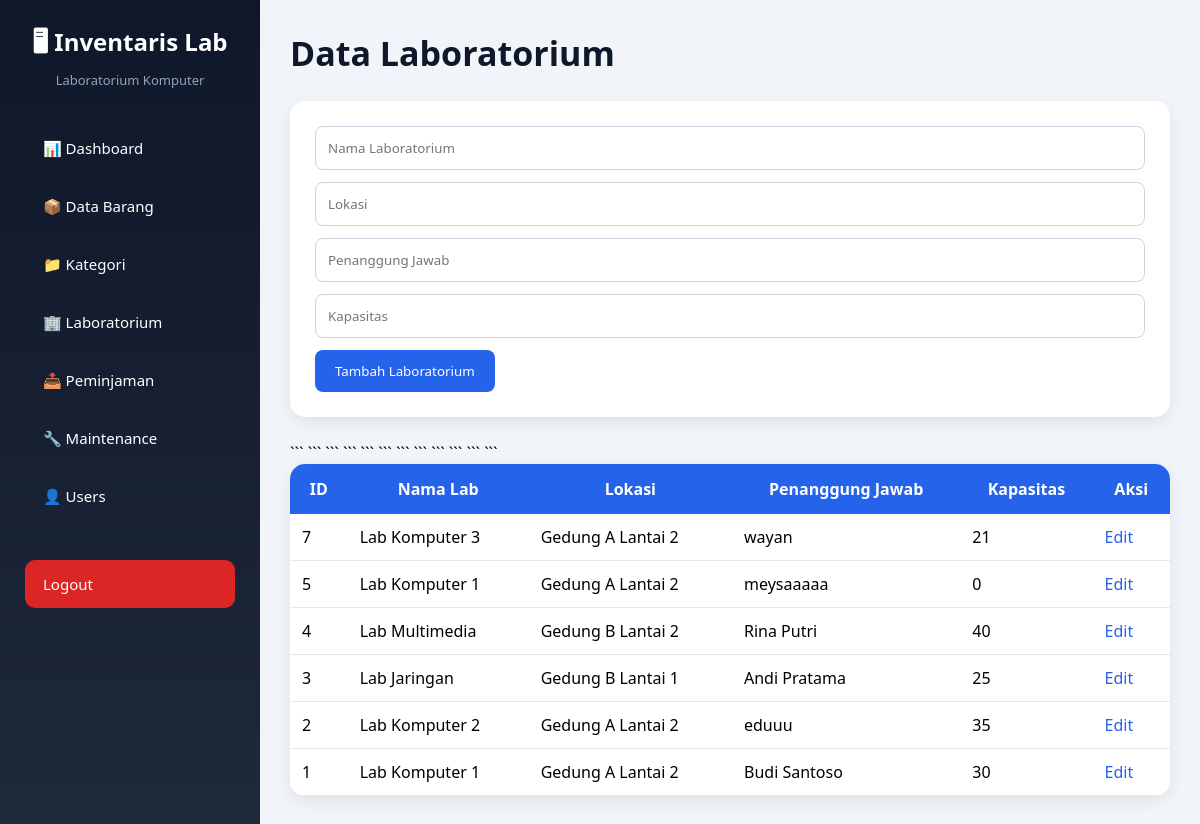
Screenshot of /inventaris_lab_project2/frontend/pages/laboratorium.php (signed in) with the database file from the repository.
### tables this page shows
CREATE TABLE `laboratorium` (
  `id_lab` int(11) NOT NULL,
  `nama_lab` varchar(100) NOT NULL,
  `lokasi` varchar(100) DEFAULT NULL,
  `penanggung_jawab` varchar(100) DEFAULT NULL,
  `kapasitas` int(11) NOT NULL
);

### inventaris_lab_project2/frontend/pages/laboratorium.php (the view, shortened to what this page needs)
<?php
include "../../backend/config/koneksi.php";
$data = mysqli_query(
    $conn,
    "SELECT * FROM laboratorium ORDER BY id_lab DESC"
);
?>
<!DOCTYPE html>
<html>
<head>
<link rel="stylesheet" href="../assets/css/style.css">
</head>
<body>
<div class="container">
<?php include "../templates/sidebar.php"; ?>
<div class="content">
<h1 class="page-title">
Data Laboratorium
</h1>
<div class="card-form">
<form method="POST">
<input
type="text"
name="nama_lab"
placeholder="Nama Laboratorium"
required
>
<input
type="text"
name="lokasi"
placeholder="Lokasi"
required
>
<input
type="text"
name="penanggung_jawab"
placeholder="Penanggung Jawab"
required
>
<input
type="number"
name="kapasitas"
placeholder="Kapasitas"
required
>
<button
type="submit"
name="simpan"
class="btn-primary"
>
Tambah Laboratorium </button>
</form>
</div>
<div class="table-container">
<table>
<tr>
    <th>ID</th>
    <th>Nama Lab</th>
    <th>Lokasi</th>
    <th>Penanggung Jawab</th>
    <th>Kapasitas</th>
    <th>Aksi</th>
</tr>
<?php while($row = mysqli_fetch_assoc($data)){ ?>
<tr>
<td><?= $row['id_lab']; ?></td>
<td><?= $row['nama_lab']; ?></td>
<td><?= $row['lokasi']; ?></td>
<td><?= $row['penanggung_jawab']; ?></td>
<td><?= $row['kapasitas']; ?></td>
<td>
    <a href="edit_laboratorium.php?id=<?= $row['id_lab']; ?>">
        Edit
    </a>
</td>
</tr>
<?php } ?>
</table>
</div>
</div>
</div>
</body>
</html>

### inventaris_lab_project2/frontend/assets/css/style.css (style rules this page uses)
* { margin:0; padding:0; box-sizing:border-box; font-family:'Segoe UI',sans-serif; }
body { background:#f1f5f9; }
.container { display:flex; min-height:100vh; }
.content { margin-left:260px; width:100%; padding:30px; }
.page-title { font-size:34px; color:#0f172a; margin-bottom:25px; }
form { background:white; padding:25px; border-radius:15px; margin-bottom:25px; box-shadow:0 5px 15px rgba(0,0,0,0.08); }
input, select, textarea { width:100%; padding:12px; border:1px solid #cbd5e1; border-radius:8px; margin-bottom:12px; }
button { background:#2563eb; color:white; border:none; padding:12px 20px; border-radius:8px; cursor:pointer; }
table { width:100%; border-collapse:collapse; background:white; border-radius:15px; overflow:hidden; box-shadow:0 5px 15px rgba(0,0,0,0.08); }
th { background:#2563eb; color:white; padding:14px; }
td { padding:12px; border-bottom:1px solid #e2e8f0; }
a { text-decoration:none; color:#2563eb; }

### rows the page displays
laboratorium: id_lab "7", nama_lab "Lab Komputer 3", lokasi "Gedung A Lantai 2", penanggung_jawab "wayan", kapasitas "21"
laboratorium: id_lab "5", nama_lab "Lab Komputer 1", lokasi "Gedung A Lantai 2", penanggung_jawab "meysaaaaa", kapasitas "0"
laboratorium: id_lab "4", nama_lab "Lab Multimedia", lokasi "Gedung B Lantai 2", penanggung_jawab "Rina Putri", kapasitas "40"
laboratorium: id_lab "3", nama_lab "Lab Jaringan", lokasi "Gedung B Lantai 1", penanggung_jawab "Andi Pratama", kapasitas "25"
laboratorium: id_lab "2", nama_lab "Lab Komputer 2", lokasi "Gedung A Lantai 2", penanggung_jawab "eduuu", kapasitas "35"
laboratorium: id_lab "1", nama_lab "Lab Komputer 1", lokasi "Gedung A Lantai 2", penanggung_jawab "Budi Santoso", kapasitas "30"
